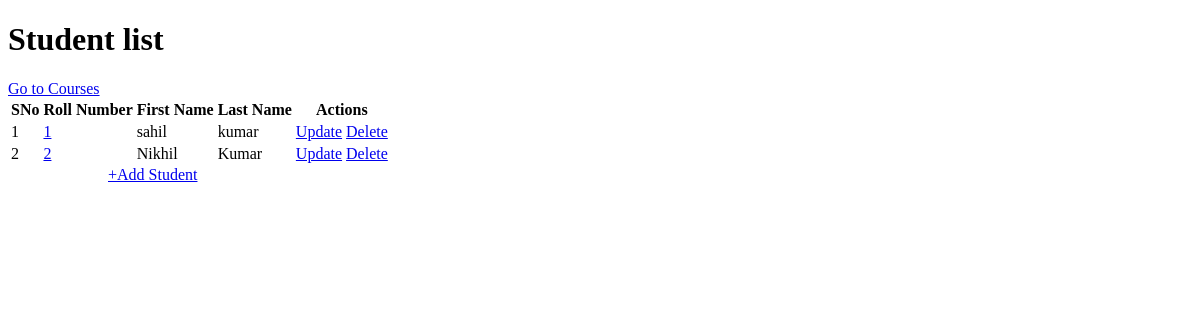
Before: / with the older database file.
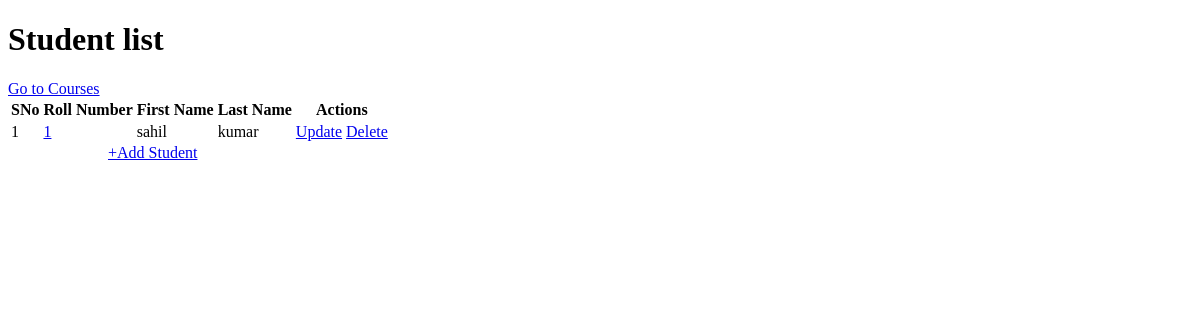
After: the same page with the newer database file.
### app.py (models this page shows)
class Student(db.Model):
    student_id = Column(Integer, primary_key=True, autoincrement=True)
    roll_number = Column(String(20), unique=True, nullable=False)
    first_name = Column(String(50), nullable=False)
    last_name = Column(String(50), nullable=True)

### app.py (the view)
@app.route("/", methods=["GET"])
def index():
    students = Student.query.all()
    return render_template("index.html", students=students), 200

### templates/index.html (shortened to what this page needs)
<!DOCTYPE html>
<html lang="en">
  <head>
  </head>
  <body>
    <h1>Student list</h1>
    <a href="/courses" style="text-align-last: right">Go to Courses</a>
    {% if students %}
    <table id="all-students">
      <tr>
        <th>SNo</th>
        <th>Roll Number</th>
        <th>First Name</th>
        <th>Last Name</th>
        <th>Actions</th>
      </tr>
      {% for student in students %}
      <tr>
        <td>{{ loop.index }}</td>
        <td>
          <a href="/student/{{ student.student_id }}"
            >{{ student.roll_number }}</a
          >
        </td>
        <td>{{ student.first_name }}</td>
        <td>{{ student.last_name }}</td>
        <td>
          <a href="/student/{{ student.student_id }}/update">Update</a>
          <a href="/student/{{ student.student_id }}/delete">Delete</a>
        </td>
      </tr>
      {% endfor %}
    </table>
    {% else %}
    <p>No students found. Add the students now!.</p>
    {% endif %}
    <a href="/student/create" style="margin-left: 100px">+Add Student</a>
  </body>
</html>

Changed rows visible on the page:
removed Student: roll_number "2", first_name "Nikhil", last_name "Kumar"
